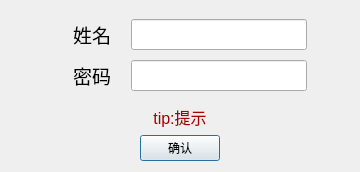
<?xml version="1.0" encoding="UTF-8"?>
<ui version="4.0">
 <class>SignUp</class>
 <widget class="QDialog" name="SignUp">
  <property name="windowModality">
   <enum>Qt::WindowModal</enum>
  </property>
  <property name="geometry">
   <rect>
    <x>0</x>
    <y>0</y>
    <width>360</width>
    <height>172</height>
   </rect>
  </property>
  <property name="windowTitle">
   <string>注册</string>
  </property>
  <property name="modal">
   <bool>false</bool>
  </property>
  <layout class="QVBoxLayout" name="verticalLayout" stretch="10,1,1">
   <item>
    <layout class="QFormLayout" name="formLayout">
     <property name="fieldGrowthPolicy">
      <enum>QFormLayout::FieldsStayAtSizeHint</enum>
     </property>
     <property name="rowWrapPolicy">
      <enum>QFormLayout::DontWrapRows</enum>
     </property>
     <property name="labelAlignment">
      <set>Qt::AlignCenter</set>
     </property>
     <property name="formAlignment">
      <set>Qt::AlignCenter</set>
     </property>
     <property name="horizontalSpacing">
      <number>20</number>
     </property>
     <property name="verticalSpacing">
      <number>10</number>
     </property>
     <property name="leftMargin">
      <number>20</number>
     </property>
     <property name="topMargin">
      <number>0</number>
     </property>
     <property name="rightMargin">
      <number>20</number>
     </property>
     <property name="bottomMargin">
      <number>0</number>
     </property>
     <item row="0" column="0">
      <widget class="QLabel" name="label">
       <property name="font">
        <font>
         <pointsize>14</pointsize>
        </font>
       </property>
       <property name="text">
        <string>姓名</string>
       </property>
      </widget>
     </item>
     <item row="0" column="1">
      <widget class="QLineEdit" name="nameEdit">
       <property name="font">
        <font>
         <pointsize>14</pointsize>
        </font>
       </property>
      </widget>
     </item>
     <item row="1" column="0">
      <widget class="QLabel" name="label_2">
       <property name="font">
        <font>
         <pointsize>14</pointsize>
        </font>
       </property>
       <property name="text">
        <string>密码</string>
       </property>
      </widget>
     </item>
     <item row="1" column="1">
      <widget class="QLineEdit" name="psdEdit">
       <property name="font">
        <font>
         <pointsize>14</pointsize>
        </font>
       </property>
       <property name="echoMode">
        <enum>QLineEdit::Password</enum>
       </property>
      </widget>
     </item>
    </layout>
   </item>
   <item>
    <widget class="QLabel" name="tipLabel">
     <property name="font">
      <font>
       <pointsize>12</pointsize>
      </font>
     </property>
     <property name="styleSheet">
      <string notr="true">color: rgb(170, 0, 0);</string>
     </property>
     <property name="text">
      <string>tip:提示</string>
     </property>
     <property name="alignment">
      <set>Qt::AlignCenter</set>
     </property>
    </widget>
   </item>
   <item alignment="Qt::AlignHCenter">
    <widget class="QPushButton" name="confirmBtn">
     <property name="sizePolicy">
      <sizepolicy hsizetype="Fixed" vsizetype="Fixed">
       <horstretch>0</horstretch>
       <verstretch>0</verstretch>
      </sizepolicy>
     </property>
     <property name="layoutDirection">
      <enum>Qt::LeftToRight</enum>
     </property>
     <property name="text">
      <string>确认</string>
     </property>
    </widget>
   </item>
  </layout>
 </widget>
 <resources/>
 <connections/>
</ui>
